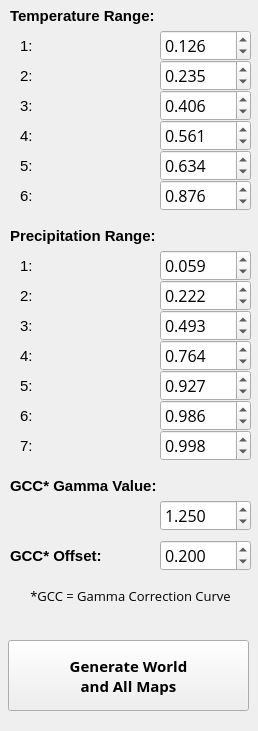
      <widget class="QWidget" name="pgWorld2">
       <property name="geometry">
        <rect>
         <x>0</x>
         <y>0</y>
         <width>258</width>
         <height>731</height>
        </rect>
       </property>
       <attribute name="label">
        <string>World Options Cont.</string>
       </attribute>
       <widget class="QDoubleSpinBox" name="spnTemp1">
        <property name="geometry">
         <rect>
          <x>160</x>
          <y>30</y>
          <width>91</width>
          <height>31</height>
         </rect>
        </property>
        <property name="font">
         <font>
          <family>Open Sans</family>
          <pointsize>-1</pointsize>
         </font>
        </property>
        <property name="styleSheet">
         <string notr="true">font-family: Open Sans;
font-size: 16px;</string>
        </property>
        <property name="decimals">
         <number>3</number>
        </property>
        <property name="maximum">
         <double>1.000000000000000</double>
        </property>
        <property name="singleStep">
         <double>0.100000000000000</double>
        </property>
        <property name="value">
         <double>0.126000000000000</double>
        </property>
       </widget>
       <widget class="QDoubleSpinBox" name="spnOffset">
        <property name="geometry">
         <rect>
          <x>160</x>
          <y>540</y>
          <width>91</width>
          <height>31</height>
         </rect>
        </property>
        <property name="font">
         <font>
          <family>Open Sans</family>
          <pointsize>-1</pointsize>
         </font>
        </property>
        <property name="styleSheet">
         <string notr="true">font-family: Open Sans;
font-size: 16px;</string>
        </property>
        <property name="decimals">
         <number>3</number>
        </property>
        <property name="maximum">
         <double>0.999000000000000</double>
        </property>
        <property name="singleStep">
         <double>0.100000000000000</double>
        </property>
        <property name="value">
         <double>0.200000000000000</double>
        </property>
       </widget>
       <widget class="QDoubleSpinBox" name="spnTemp6">
        <property name="geometry">
         <rect>
          <x>160</x>
          <y>180</y>
          <width>91</width>
          <height>31</height>
         </rect>
        </property>
        <property name="font">
         <font>
          <family>Open Sans</family>
          <pointsize>-1</pointsize>
         </font>
        </property>
        <property name="styleSheet">
         <string notr="true">font-family: Open Sans;
font-size: 16px;</string>
        </property>
        <property name="decimals">
         <number>3</number>
        </property>
        <property name="maximum">
         <double>1.000000000000000</double>
        </property>
        <property name="singleStep">
         <double>0.100000000000000</double>
        </property>
        <property name="value">
         <double>0.876000000000000</double>
        </property>
       </widget>
       <widget class="QLabel" name="label_25">
        <property name="geometry">
         <rect>
          <x>10</x>
          <y>220</y>
          <width>241</width>
          <height>31</height>
         </rect>
        </property>
        <property name="font">
         <font>
          <pointsize>11</pointsize>
          <weight>75</weight>
          <bold>true</bold>
         </font>
        </property>
        <property name="text">
         <string>Precipitation Range:</string>
        </property>
       </widget>
       <widget class="QDoubleSpinBox" name="spnTemp2">
        <property name="geometry">
         <rect>
          <x>160</x>
          <y>60</y>
          <width>91</width>
          <height>31</height>
         </rect>
        </property>
        <property name="font">
         <font>
          <family>Open Sans</family>
          <pointsize>-1</pointsize>
         </font>
        </property>
        <property name="styleSheet">
         <string notr="true">font-family: Open Sans;
font-size: 16px;</string>
        </property>
        <property name="decimals">
         <number>3</number>
        </property>
        <property name="maximum">
         <double>1.000000000000000</double>
        </property>
        <property name="singleStep">
         <double>0.100000000000000</double>
        </property>
        <property name="value">
         <double>0.235000000000000</double>
        </property>
       </widget>
       <widget class="QDoubleSpinBox" name="spnPrecip5">
        <property name="geometry">
         <rect>
          <x>160</x>
          <y>370</y>
          <width>91</width>
          <height>31</height>
         </rect>
        </property>
        <property name="font">
         <font>
          <family>Open Sans</family>
          <pointsize>-1</pointsize>
         </font>
        </property>
        <property name="styleSheet">
         <string notr="true">font-family: Open Sans;
font-size: 16px;</string>
        </property>
        <property name="decimals">
         <number>3</number>
        </property>
        <property name="maximum">
         <double>1.000000000000000</double>
        </property>
        <property name="singleStep">
         <double>0.100000000000000</double>
        </property>
        <property name="value">
         <double>0.927000000000000</double>
        </property>
       </widget>
       <widget class="QLabel" name="label_15">
        <property name="geometry">
         <rect>
          <x>10</x>
          <y>580</y>
          <width>241</width>
          <height>31</height>
         </rect>
        </property>
        <property name="font">
         <font>
          <family>Open Sans</family>
          <pointsize>10</pointsize>
         </font>
        </property>
        <property name="text">
         <string>*GCC = Gamma Correction Curve</string>
        </property>
        <property name="alignment">
         <set>Qt::AlignCenter</set>
        </property>
       </widget>
       <widget class="QLabel" name="label_24">
        <property name="geometry">
         <rect>
          <x>10</x>
          <y>0</y>
          <width>241</width>
          <height>31</height>
         </rect>
        </property>
        <property name="font">
         <font>
          <pointsize>11</pointsize>
          <weight>75</weight>
          <bold>true</bold>
         </font>
        </property>
        <property name="text">
         <string>Temperature Range:</string>
        </property>
       </widget>
       <widget class="QDoubleSpinBox" name="spnPrecip4">
        <property name="geometry">
         <rect>
          <x>160</x>
          <y>340</y>
          <width>91</width>
          <height>31</height>
         </rect>
        </property>
        <property name="font">
         <font>
          <family>Open Sans</family>
          <pointsize>-1</pointsize>
         </font>
        </property>
        <property name="styleSheet">
         <string notr="true">font-family: Open Sans;
font-size: 16px;</string>
        </property>
        <property name="decimals">
         <number>3</number>
        </property>
        <property name="maximum">
         <double>1.000000000000000</double>
        </property>
        <property name="singleStep">
         <double>0.100000000000000</double>
        </property>
        <property name="value">
         <double>0.764000000000000</double>
        </property>
       </widget>
       <widget class="QDoubleSpinBox" name="spnTemp5">
        <property name="geometry">
         <rect>
          <x>160</x>
          <y>150</y>
          <width>91</width>
          <height>31</height>
         </rect>
        </property>
        <property name="font">
         <font>
          <family>Open Sans</family>
          <pointsize>-1</pointsize>
         </font>
        </property>
        <property name="styleSheet">
         <string notr="true">font-family: Open Sans;
font-size: 16px;</string>
        </property>
        <property name="decimals">
         <number>3</number>
        </property>
        <property name="maximum">
         <double>1.000000000000000</double>
        </property>
        <property name="singleStep">
         <double>0.100000000000000</double>
        </property>
        <property name="value">
         <double>0.634000000000000</double>
        </property>
       </widget>
       <widget class="QLabel" name="label_27">
        <property name="geometry">
         <rect>
          <x>10</x>
          <y>540</y>
          <width>111</width>
          <height>31</height>
         </rect>
        </property>
        <property name="font">
         <font>
          <pointsize>11</pointsize>
          <weight>75</weight>
          <bold>true</bold>
         </font>
        </property>
        <property name="text">
         <string>GCC* Offset:</string>
        </property>
       </widget>
       <widget class="QDoubleSpinBox" name="spnPrecip3">
        <property name="geometry">
         <rect>
          <x>160</x>
          <y>310</y>
          <width>91</width>
          <height>31</height>
         </rect>
        </property>
        <property name="font">
         <font>
          <family>Open Sans</family>
          <pointsize>-1</pointsize>
         </font>
        </property>
        <property name="styleSheet">
         <string notr="true">font-family: Open Sans;
font-size: 16px;</string>
        </property>
        <property name="decimals">
         <number>3</number>
        </property>
        <property name="maximum">
         <double>1.000000000000000</double>
        </property>
        <property name="singleStep">
         <double>0.100000000000000</double>
        </property>
        <property name="value">
         <double>0.493000000000000</double>
        </property>
       </widget>
       <widget class="QDoubleSpinBox" name="spnPrecip2">
        <property name="geometry">
         <rect>
          <x>160</x>
          <y>280</y>
          <width>91</width>
          <height>31</height>
         </rect>
        </property>
        <property name="font">
         <font>
          <family>Open Sans</family>
          <pointsize>-1</pointsize>
         </font>
        </property>
        <property name="styleSheet">
         <string notr="true">font-family: Open Sans;
font-size: 16px;</string>
        </property>
        <property name="decimals">
         <number>3</number>
        </property>
        <property name="maximum">
         <double>1.000000000000000</double>
        </property>
        <property name="singleStep">
         <double>0.100000000000000</double>
        </property>
        <property name="value">
         <double>0.222000000000000</double>
        </property>
       </widget>
       <widget class="QDoubleSpinBox" name="spnPrecip6">
        <property name="geometry">
         <rect>
          <x>160</x>
          <y>400</y>
          <width>91</width>
          <height>31</height>
         </rect>
        </property>
        <property name="font">
         <font>
          <family>Open Sans</family>
          <pointsize>-1</pointsize>
         </font>
        </property>
        <property name="styleSheet">
         <string notr="true">font-family: Open Sans;
font-size: 16px;</string>
        </property>
        <property name="decimals">
         <number>3</number>
        </property>
        <property name="maximum">
         <double>1.000000000000000</double>
        </property>
        <property name="singleStep">
         <double>0.100000000000000</double>
        </property>
        <property name="value">
         <double>0.986000000000000</double>
        </property>
       </widget>
       <widget class="QLabel" name="label_26">
        <property name="geometry">
         <rect>
          <x>10</x>
          <y>470</y>
          <width>241</width>
          <height>31</height>
         </rect>
        </property>
        <property name="font">
         <font>
          <pointsize>11</pointsize>
          <weight>75</weight>
          <bold>true</bold>
         </font>
        </property>
        <property name="text">
         <string>GCC* Gamma Value:</string>
        </property>
       </widget>
       <widget class="QDoubleSpinBox" name="spnPrecip7">
        <property name="geometry">
         <rect>
          <x>160</x>
          <y>430</y>
          <width>91</width>
          <height>31</height>
         </rect>
        </property>
        <property name="font">
         <font>
          <family>Open Sans</family>
          <pointsize>-1</pointsize>
         </font>
        </property>
        <property name="styleSheet">
         <string notr="true">font-family: Open Sans;
font-size: 16px;</string>
        </property>
        <property name="decimals">
         <number>3</number>
        </property>
        <property name="maximum">
         <double>1.000000000000000</double>
        </property>
        <property name="singleStep">
         <double>0.100000000000000</double>
        </property>
        <property name="value">
         <double>0.998000000000000</double>
        </property>
       </widget>
       <widget class="QDoubleSpinBox" name="spnGamma">
        <property name="geometry">
         <rect>
          <x>160</x>
          <y>500</y>
          <width>91</width>
          <height>31</height>
         </rect>
        </property>
        <property name="font">
         <font>
          <family>Open Sans</family>
          <pointsize>-1</pointsize>
         </font>
        </property>
        <property name="styleSheet">
         <string notr="true">font-family: Open Sans;
font-size: 16px;</string>
        </property>
        <property name="decimals">
         <number>3</number>
        </property>
        <property name="value">
         <double>1.250000000000000</double>
        </property>
       </widget>
       <widget class="QDoubleSpinBox" name="spnTemp3">
        <property name="geometry">
         <rect>
          <x>160</x>
          <y>90</y>
          <width>91</width>
          <height>31</height>
         </rect>
        </property>
        <property name="font">
         <font>
          <family>Open Sans</family>
          <pointsize>-1</pointsize>
         </font>
        </property>
        <property name="styleSheet">
         <string notr="true">font-family: Open Sans;
font-size: 16px;</string>
        </property>
        <property name="decimals">
         <number>3</number>
        </property>
        <property name="maximum">
         <double>1.000000000000000</double>
        </property>
        <property name="singleStep">
         <double>0.100000000000000</double>
        </property>
        <property name="value">
         <double>0.406000000000000</double>
        </property>
       </widget>
       <widget class="QDoubleSpinBox" name="spnTemp4">
        <property name="geometry">
         <rect>
          <x>160</x>
          <y>120</y>
          <width>91</width>
          <height>31</height>
         </rect>
        </property>
        <property name="font">
         <font>
          <family>Open Sans</family>
          <pointsize>-1</pointsize>
         </font>
        </property>
        <property name="styleSheet">
         <string notr="true">font-family: Open Sans;
font-size: 16px;</string>
        </property>
        <property name="decimals">
         <number>3</number>
        </property>
        <property name="maximum">
         <double>1.000000000000000</double>
        </property>
        <property name="singleStep">
         <double>0.100000000000000</double>
        </property>
        <property name="value">
         <double>0.561000000000000</double>
        </property>
       </widget>
       <widget class="QDoubleSpinBox" name="spnPrecip1">
        <property name="geometry">
         <rect>
          <x>160</x>
          <y>250</y>
          <width>91</width>
          <height>31</height>
         </rect>
        </property>
        <property name="font">
         <font>
          <family>Open Sans</family>
          <pointsize>-1</pointsize>
         </font>
        </property>
        <property name="styleSheet">
         <string notr="true">font-family: Open Sans;
font-size: 16px;</string>
        </property>
        <property name="decimals">
         <number>3</number>
        </property>
        <property name="maximum">
         <double>1.000000000000000</double>
        </property>
        <property name="singleStep">
         <double>0.100000000000000</double>
        </property>
        <property name="value">
         <double>0.059000000000000</double>
        </property>
       </widget>
       <widget class="QLabel" name="label_2">
        <property name="geometry">
         <rect>
          <x>20</x>
          <y>30</y>
          <width>21</width>
          <height>31</height>
         </rect>
        </property>
        <property name="font">
         <font>
          <pointsize>11</pointsize>
         </font>
        </property>
        <property name="text">
         <string>1:</string>
        </property>
       </widget>
       <widget class="QLabel" name="label_4">
        <property name="geometry">
         <rect>
          <x>20</x>
          <y>60</y>
          <width>21</width>
          <height>31</height>
         </rect>
        </property>
        <property name="font">
         <font>
          <pointsize>11</pointsize>
         </font>
        </property>
        <property name="text">
         <string>2:</string>
        </property>
       </widget>
       <widget class="QLabel" name="label_16">
        <property name="geometry">
         <rect>
          <x>20</x>
          <y>90</y>
          <width>21</width>
          <height>31</height>
         </rect>
        </property>
        <property name="font">
         <font>
          <pointsize>11</pointsize>
         </font>
        </property>
        <property name="text">
         <string>3:</string>
        </property>
       </widget>
       <widget class="QLabel" name="label_17">
        <property name="geometry">
         <rect>
          <x>20</x>
          <y>120</y>
          <width>21</width>
          <height>31</height>
         </rect>
        </property>
        <property name="font">
         <font>
          <pointsize>11</pointsize>
         </font>
        </property>
        <property name="text">
         <string>4:</string>
        </property>
       </widget>
       <widget class="QLabel" name="label_18">
        <property name="geometry">
         <rect>
          <x>20</x>
          <y>150</y>
          <width>21</width>
          <height>31</height>
         </rect>
        </property>
        <property name="font">
         <font>
          <pointsize>11</pointsize>
         </font>
        </property>
        <property name="text">
         <string>5:</string>
        </property>
       </widget>
       <widget class="QLabel" name="label_21">
        <property name="geometry">
         <rect>
          <x>20</x>
          <y>180</y>
          <width>21</width>
          <height>31</height>
         </rect>
        </property>
        <property name="font">
         <font>
          <pointsize>11</pointsize>
         </font>
        </property>
        <property name="text">
         <string>6:</string>
        </property>
       </widget>
       <widget class="QLabel" name="label_22">
        <property name="geometry">
         <rect>
          <x>20</x>
          <y>250</y>
          <width>21</width>
          <height>31</height>
         </rect>
        </property>
        <property name="font">
         <font>
          <pointsize>11</pointsize>
         </font>
        </property>
        <property name="text">
         <string>1:</string>
        </property>
       </widget>
       <widget class="QLabel" name="label_28">
        <property name="geometry">
         <rect>
          <x>20</x>
          <y>340</y>
          <width>21</width>
          <height>31</height>
         </rect>
        </property>
        <property name="font">
         <font>
          <pointsize>11</pointsize>
         </font>
        </property>
        <property name="text">
         <string>4:</string>
        </property>
       </widget>
       <widget class="QLabel" name="label_29">
        <property name="geometry">
         <rect>
          <x>20</x>
          <y>310</y>
          <width>21</width>
          <height>31</height>
         </rect>
        </property>
        <property name="font">
         <font>
          <pointsize>11</pointsize>
         </font>
        </property>
        <property name="text">
         <string>3:</string>
        </property>
       </widget>
       <widget class="QLabel" name="label_30">
        <property name="geometry">
         <rect>
          <x>20</x>
          <y>370</y>
          <width>21</width>
          <height>31</height>
         </rect>
        </property>
        <property name="font">
         <font>
          <pointsize>11</pointsize>
         </font>
        </property>
        <property name="text">
         <string>5:</string>
        </property>
       </widget>
       <widget class="QLabel" name="label_33">
        <property name="geometry">
         <rect>
          <x>20</x>
          <y>280</y>
          <width>21</width>
          <height>31</height>
         </rect>
        </property>
        <property name="font">
         <font>
          <pointsize>11</pointsize>
         </font>
        </property>
        <property name="text">
         <string>2:</string>
        </property>
       </widget>
       <widget class="QLabel" name="label_34">
        <property name="geometry">
         <rect>
          <x>20</x>
          <y>400</y>
          <width>21</width>
          <height>31</height>
         </rect>
        </property>
        <property name="font">
         <font>
          <pointsize>11</pointsize>
         </font>
        </property>
        <property name="text">
         <string>6:</string>
        </property>
       </widget>
       <widget class="QLabel" name="label_44">
        <property name="geometry">
         <rect>
          <x>20</x>
          <y>430</y>
          <width>21</width>
          <height>31</height>
         </rect>
        </property>
        <property name="font">
         <font>
          <pointsize>11</pointsize>
         </font>
        </property>
        <property name="text">
         <string>7:</string>
        </property>
       </widget>
       <widget class="QPushButton" name="btnGenWorld_2">
        <property name="geometry">
         <rect>
          <x>8</x>
          <y>640</y>
          <width>241</width>
          <height>71</height>
         </rect>
        </property>
        <property name="font">
         <font>
          <family>Open Sans</family>
          <pointsize>11</pointsize>
          <weight>75</weight>
          <bold>true</bold>
         </font>
        </property>
        <property name="text">
         <string>Generate World
and All Maps</string>
        </property>
       </widget>
      </widget>
